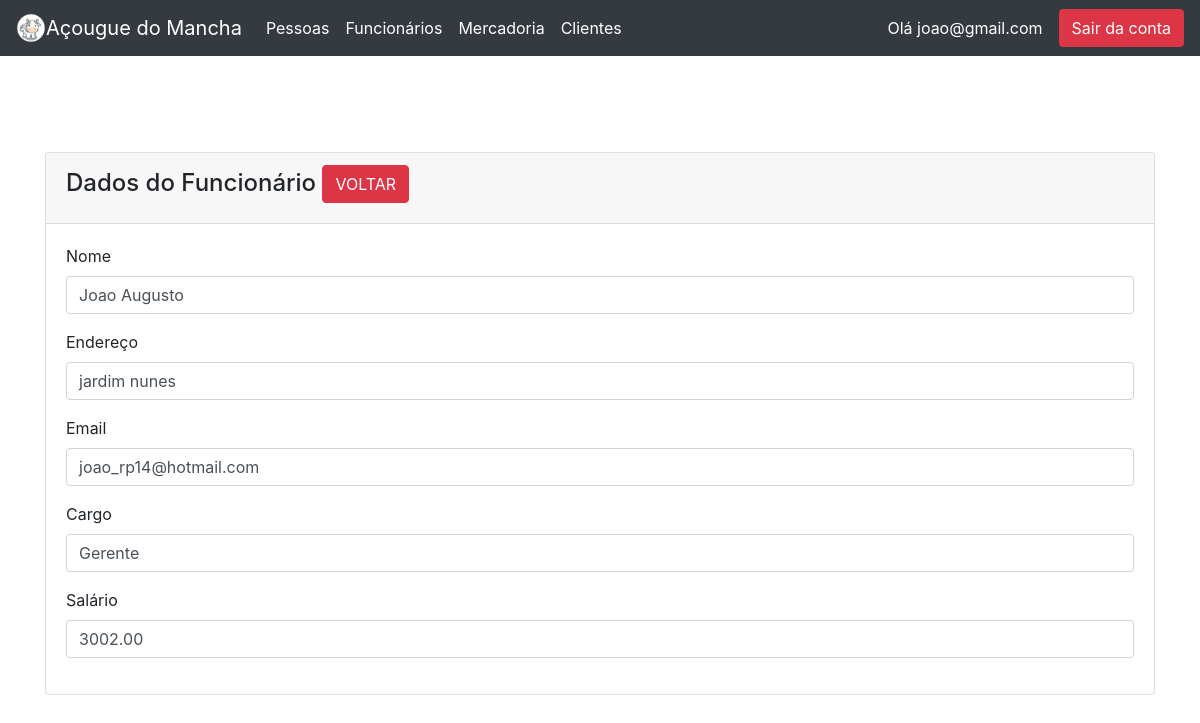
/worker_view.php?idFuncionario=1 (signed in), run on the app's committed database.
### tables this page shows
CREATE TABLE `tbfuncionarios` (
  `id` int(11) NOT NULL,
  `idPessoa` int(11) NOT NULL,
  `idCargo` int(11) NOT NULL,
  `salario` decimal(10,2) NOT NULL
);

CREATE TABLE `tbpessoas` (
  `id` int(11) NOT NULL,
  `nome` varchar(100) NOT NULL,
  `email` varchar(100) NOT NULL,
  `endereco` varchar(300) NOT NULL,
  `cpf` varchar(14) NOT NULL
);

CREATE TABLE `tbcargos` (
  `id` int(11) NOT NULL,
  `descricao` varchar(50) NOT NULL
);

### worker_view.php (the view, shortened to what this page needs)
<?php
require 'connection.php';
require_once("topo.php");
?>
<!doctype html>
<html lang="pt-BR">
  <head>
    <link rel="stylesheet" href="https://cdn.jsdelivr.net/npm/bootstrap@4.1.3/dist/css/bootstrap.min.css">
</head>
<body>
    <div class="container mt-5">
        <div class="row">
            <div class="col-md-12">
                <div class="card">
                    <div class="card-header">
                        <h4>Dados do Funcionário
                            <a href="worker.php" class="btn btn-danger float-end">VOLTAR</a>
                        </h4>
                    </div>
                    <div class="card-body">
                        <?php
                        if(isset($_GET['idFuncionario']))
                        {
                            $tbfuncionarios_id = mysqli_real_escape_string($con, $_GET['idFuncionario']);
                            $query = "SELECT * FROM tbfuncionarios, tbpessoas, tbcargos WHERE tbfuncionarios.id = '$tbfuncionarios_id' AND tbfuncionarios.idPessoa = tbpessoas.id AND tbfuncionarios.idCargo = tbcargos.id";
                            $query_run = mysqli_query($con, $query);
                            if(mysqli_num_rows($query_run) > 0)
                            {
                                $tbfuncionarios = mysqli_fetch_array($query_run);
                                ?>
                                    <div class="mb-3">
                                        <label>Nome</label>
                                        <p class="form-control">
                                            <?=$tbfuncionarios['nome'];?>
                                        </p>
                                    </div>
                                    <div class="mb-3">
                                        <label>Endereço</label>
                                        <p class="form-control">
                                            <?=$tbfuncionarios['endereco'];?>
                                        </p>
                                    </div>
                                    <div class="mb-3">
                                        <label>Email</label>
                                        <p class="form-control">
                                            <?=$tbfuncionarios['email'];?>
                                        </p>
                                    </div>
                                    <div class="mb-3">
                                        <label>Cargo</label>
                                        <p class="form-control">
                                            <?=$tbfuncionarios['descricao'];?>
                                        </p>
                                    </div>
                                    <div class="mb-3">
                                        <label>Salário</label>
                                        <p class="form-control">
                                            <?=$tbfuncionarios['salario'];?>
                                        </p>
                                    </div>
                                <?php
                            }
                            else
                            {
                                echo "<h4>Nenhum ID encontrado</h4>";
                            }
                        }
                        ?>
                    </div>
                </div>
            </div>
        </div>
    </div>
</body>
</html>

### data on the page
tbfuncionarios: idPessoa.nome "Joao Augusto", idPessoa.endereco "jardim nunes", idPessoa.email "joao_rp14@hotmail.com", idCargo.descricao "Gerente", salario "3002.00"

### other printed values
$_SESSION["email"] "joao@gmail.com"
